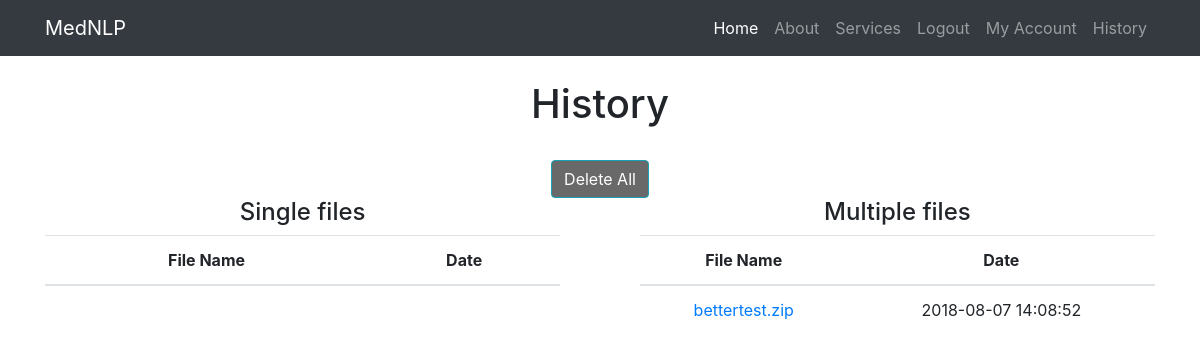
Page /history (signed in) on the earlier database version.
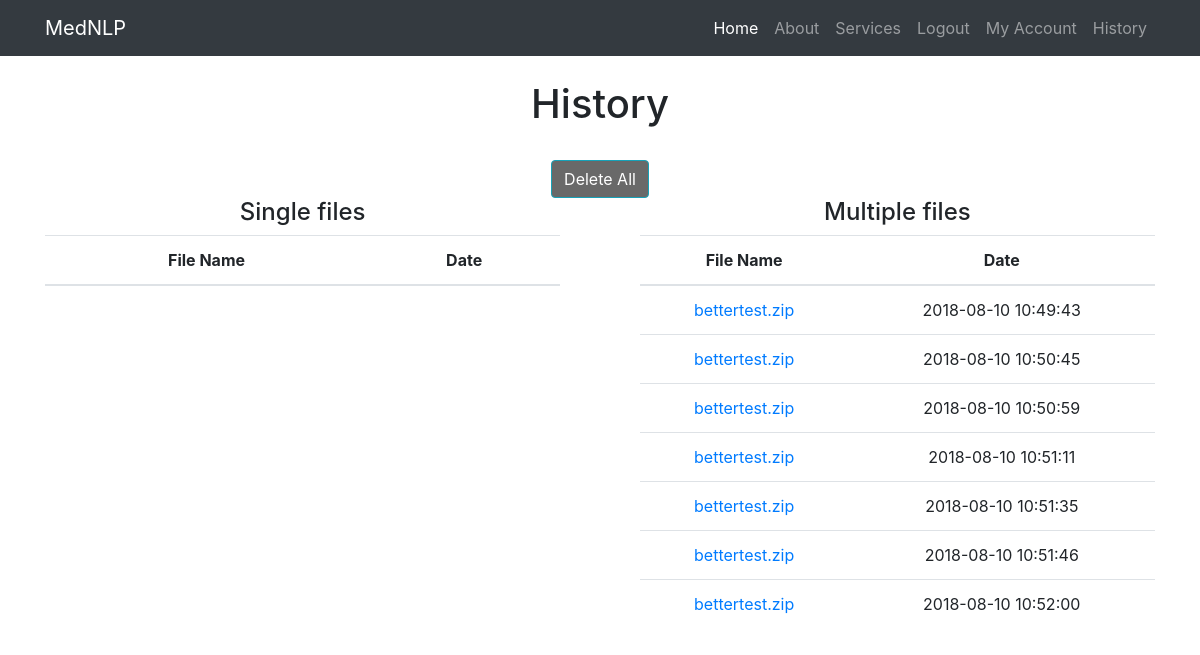
Same page on the later database version.
### models.py (models this page shows, shortened)
class Group_Upload(db.Model):
    container_name = db.Column(db.String(256), primary_key=True)
    compressed_file_name_short_with_extension = db.Column(db.String(256))
    date_created = db.Column(db.DateTime, default=func.now())
    compressed_file_name_long_with_extension = db.Column(db.String(256))
    user_id = db.Column(db.Integer, db.ForeignKey("user.id"), nullable=False)

### main.py (the view)
@app.route('/history')
@login_required
def history():
    current_username  = current_user.username
    user = User.query.filter_by(username=current_username).first()
    user_id = user.id
    single_files = Single_Upload.query.filter_by(user_id=user_id)
    group_files = Group_Upload.query.filter_by(user_id=user_id)
    return render_template('history.html', title='History', single_files = single_files, group_files = group_files)

### main.py (called while the page is built)
@login_settings.user_loader
def load_user(id):
    return User.query.get(int(id))

### templates/history.html (shortened to what this page needs)
{% extends "header.html" %} {% block content %}
<br>
<h1>History</h1>
<br>
<form action="{{ url_for('delete_all') }}">
    <button type="submit"  name = "Submit" class="btn btn-info" style="color:white; background-color:dimgray"> Delete All </button>
</form>
<div class="row">
  <div class="col-sm">
    <h4> Single files</h4>
    <table class="table table-hover">
      <thead>
        <tr>
          <th scope="col">File Name</th>
          <th scope="col">Date</th>
        </tr>
      </thead>
    </table>
  </div>
  <div class="col-sm">
    <h4> Multiple files</h4>
    <table class="table table-hover">
      <thead>
        <tr>
          <th scope="col">File Name</th>
          <th scope="col">Date</th>
        </tr>
      </thead>
      <tbody>
        {% for file in group_files %}
        <tr>
          <td>
            <a href="{{ url_for('history_group', container_name=file.container_name) }}"> {{file.compressed_file_name_short_with_extension}} </a>
          </td>
          <td>{{file.date_created}}</td>
        </tr>
        {% endfor %}
      </tbody>
    </table>
  </div>
   {% endblock %}

### templates/header.html (shortened to what this page needs)
<!DOCTYPE html>
<html lang="en">
  <head>
    <link href="static/bootstrap_template/startbootstrap-bare-gh-pages/vendor/bootstrap/css/bootstrap.min.css" rel="stylesheet">
  </head>
  <body>
    <nav class="navbar navbar-expand-lg navbar-dark bg-dark fixed-top">
      <div class="container">
        <a class="navbar-brand" href="/">MedNLP</a>
        <div class="collapse navbar-collapse" id="navbarResponsive">
          <ul class="navbar-nav ml-auto">
            <li class="nav-item active">
                <a class="nav-link" href="{{ url_for('upload_file') }}">Home</a>
            </li>
            <li class="nav-item">
              <a class="nav-link" href="#">About</a>
            </li>
            <li class="nav-item">
              <a class="nav-link" href="#">Services</a>
            </li>
            <li class="nav-item">
                {% if  current_user.is_anonymous %}
                <a class="nav-link" href="{{ url_for('login') }}">Login</a>
                {% else %}
                <a class="nav-link"  href="{{ url_for('logout') }}">Logout</a>
                {% endif %}
            </li>
          <li class="nav-item">
            {% if not current_user.is_anonymous %}
            <a class="nav-link" href="{{ url_for('my_account') }}">My Account</a>
            {% endif %}
          </li>
          <li class="nav-item">
              {% if not current_user.is_anonymous %}
              <a class="nav-link" href="{{ url_for('history') }}">History</a>
              {% endif %}
            </li>
          </ul>
        </div>
      </div>
    </nav>
    <div class="container">
      <div class="row">
        <div class="col-lg-12 text-center">
          {% block content %}
			   {% endblock %}
        </div>
      </div>
    </div>
  </body>
</html>

### templates/header.html (style rules this page uses)
body { padding-top: 54px; padding-bottom: 50px; }
@media (min-width: 992px) { body { padding-top: 56px; padding-bottom: 50px; } }

Differences in the rows shown:
removed Group_Upload: compressed_file_name_short_with_extension "bettertest.zip", date_created "2018-08-07 14:08:52"
added Group_Upload: compressed_file_name_short_with_extension "bettertest.zip", date_created "2018-08-10 10:49:43"
added Group_Upload: compressed_file_name_short_with_extension "bettertest.zip", date_created "2018-08-10 10:50:45"
added Group_Upload: compressed_file_name_short_with_extension "bettertest.zip", date_created "2018-08-10 10:50:59"
added Group_Upload: compressed_file_name_short_with_extension "bettertest.zip", date_created "2018-08-10 10:51:11"
added Group_Upload: compressed_file_name_short_with_extension "bettertest.zip", date_created "2018-08-10 10:51:35"
added Group_Upload: compressed_file_name_short_with_extension "bettertest.zip", date_created "2018-08-10 10:51:46"
added Group_Upload: compressed_file_name_short_with_extension "bettertest.zip", date_created "2018-08-10 10:52:00"
